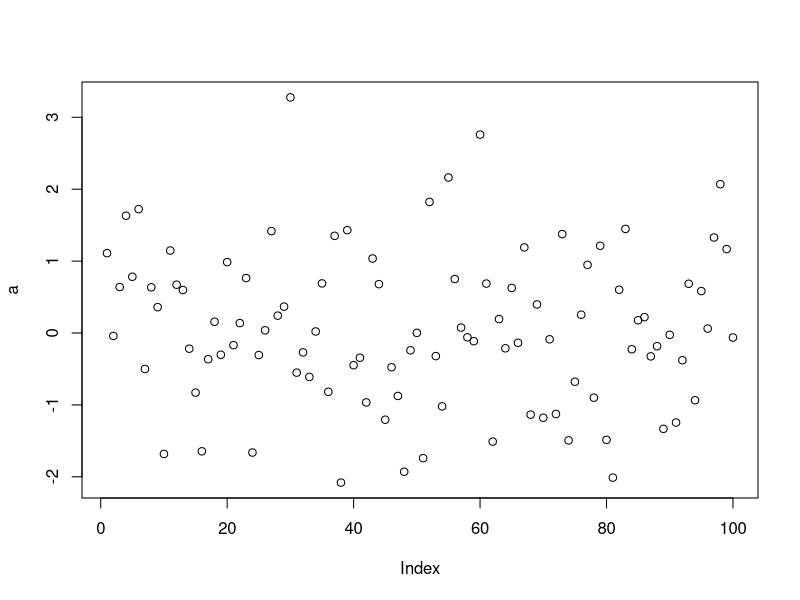
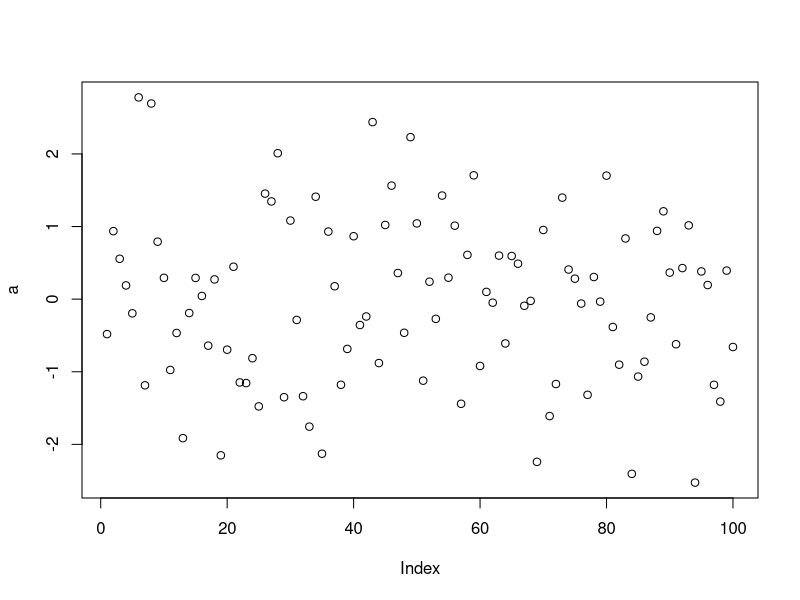

These charts were generated, in order, by the following R code:
## ---- chunk 1
knitr::opts_chunk$set(echo = TRUE, eval = TRUE)
# You can set up default seting using r setup
# Here by default we used `echo = TRUE` to tell all chunks to print out the source code
# We also used eval = TRUE so that all the code is evaluated and the results displayed
# Both of these options can be overriden in a particular chunk, though
## ---- chunk 2
# You can show the code and the output and shut off warnings
a <- rnorm(100)
plot(a) 
## ---- chunk 3
a <- rnorm(100)
plot(a) 
